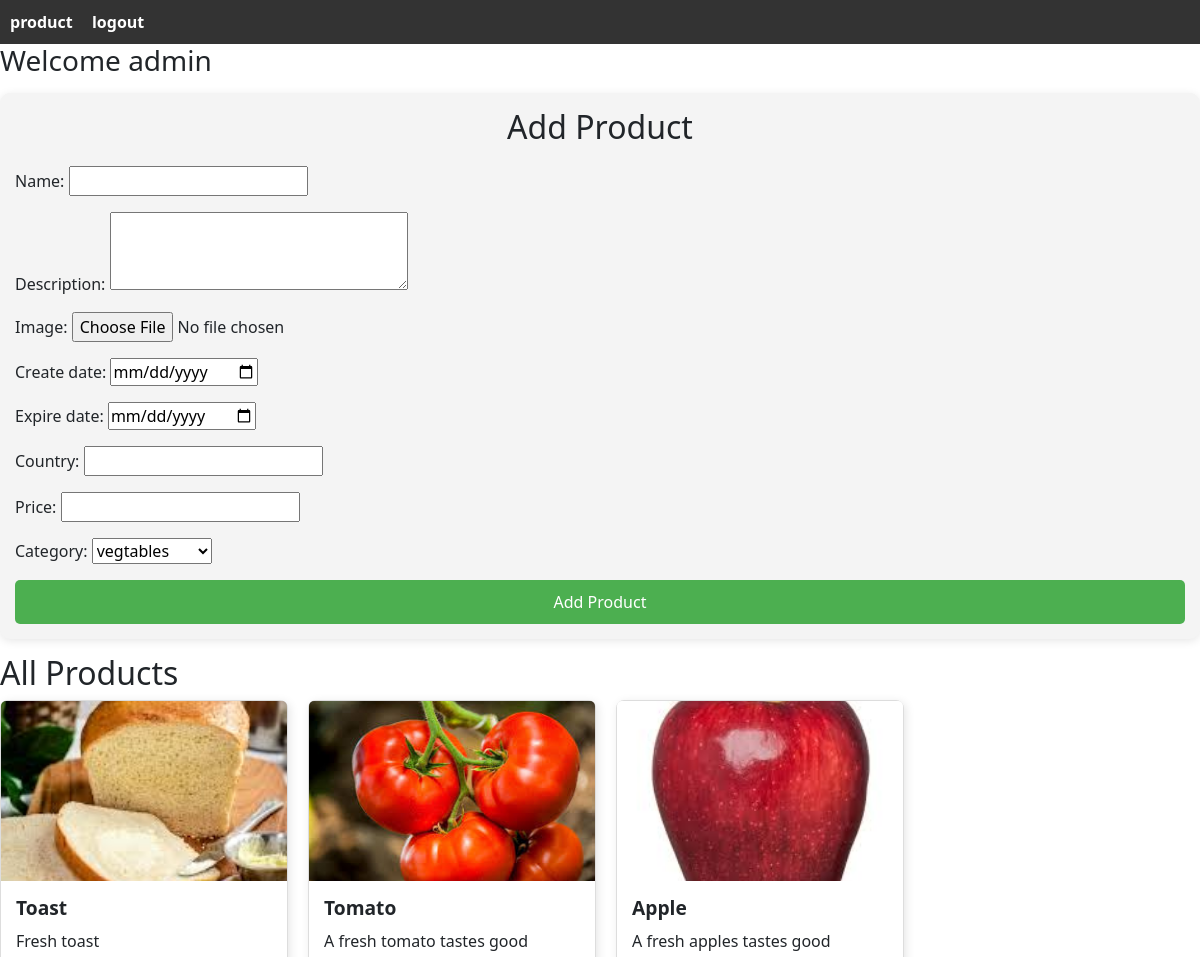
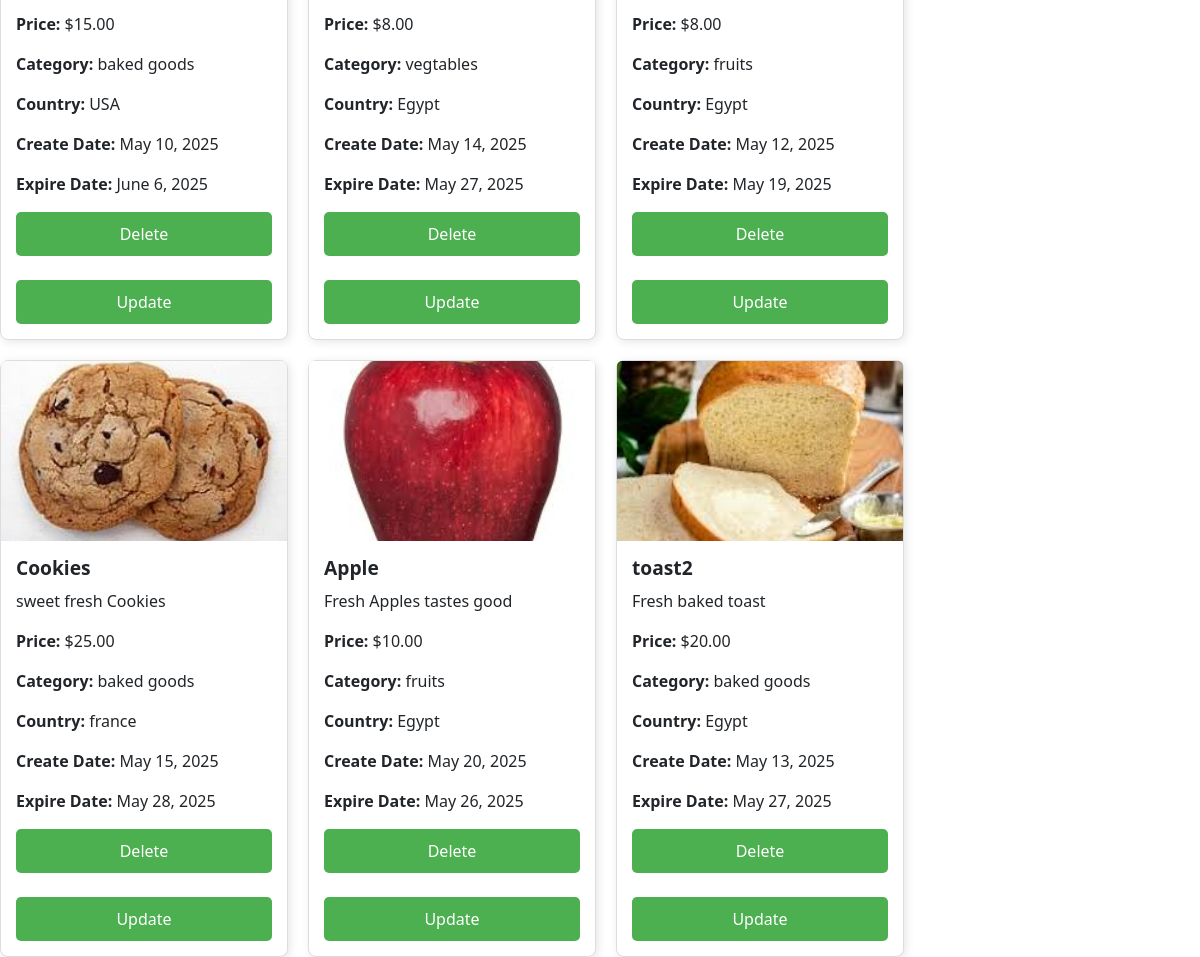
/product/ (signed in), run on the app's committed database (2 pictures, top to bottom).
### product/models.py (models this page shows, shortened)
class Product(models.Model):
    id=models.AutoField(primary_key=True)
    name=models.CharField(max_length=30)
    description=models.CharField(max_length=70,null=True)
    image=models.FileField(upload_to='productImages/',null=False, blank=False)
    create_date=models.DateField()
    expire_date=models.DateField()
    country= models.CharField(max_length=50)
    price= models.DecimalField(max_digits=6, decimal_places=2)
    category=models.ForeignKey(Category, on_delete=models.CASCADE, null=True)

class Category(models.Model):
    category=models.CharField(max_length=50,choices=cat_product)
    def __str__(self):
        return self.category

### product/views.py (the view, shortened to what this page needs)
# urls.py: path('product/', Product.as_view(), name='product'),
class Product(View):
    def get(self,request):
        if request.session.get('username'):
          context = {}
          form = ProductForm()
          category_form = CategoryForm()
          allproducts=ProductModel.objects.all()
          categories = Category.objects.all()
          context['product'] = allproducts
          context['categories'] = categories
          context['form'] = form
          context['category_form'] = category_form
          return render(request,'product.html',context=context)
        else:
          return redirect('login')

### product/forms.py
class ProductForm(forms.ModelForm):
    class Meta:
        model = Product
        fields = "__all__"
        exclude = ['category']
        widgets = {
            'description': forms.Textarea(attrs={'name':'body', 'rows':3, 'cols':30}),
            'create_date': forms.DateInput(attrs={'type': 'date'}),
            'expire_date': forms.DateInput(attrs={'type': 'date'}),
        }

class CategoryForm(forms.Form):
    category = forms.ChoiceField(choices=[ (category.pk,category.category) for category in Category.objects.all()])

### product/templates/product.html (shortened to what this page needs)
{% extends 'base.html' %}
{% load static %}
{% block form %}
<h3>Welcome {{request.session.username}}</h3>
 <div class="form-section">
<h2 class="try">Add Product</h2>
  <form method="POST" enctype="multipart/form-data">
    {{ form.as_p }}
    {{ category_form.as_p }}
  <button type="submit" class="btn btn-primary">Add Product</button>
</form>
</div>
{% endblock form %}
{% block cards %}
<h2>All Products</h2>
<div class="card-container">
{% for product in product %}
<div class="card" style="width:  18rem;">
  <img src="{{ product.image.url }}" class="card-img-top" alt="{{ product.name }}">
  <div class="card-body">
    <h5 class="card-title">{{ product.name }}</h5>
    <p class="card-text">{{ product.description }}</p>
    <p class="card-text"><strong>Price:</strong> ${{ product.price }}</p>
    <p class="card-text"><strong>Category:</strong> {{ product.category }}</p>
    <p class="card-text"><strong>Country:</strong> {{ product.country }}</p>
    <p class="card-text"><strong>Create Date:</strong> {{ product.create_date }}</p>
    <p class="card-text"><strong>Expire Date:</strong> {{ product.expire_date }}</p>
    <a href="{% url 'delete_product' product.id %}" class="btn btn-danger  me-2">Delete</a>
    <br><br>
    <a href="{% url 'update_product' product.id %}" class="btn btn-primary  ">Update</a>
  </div>
</div>
{% endfor %}
</div>
{% endblock cards %}

### templates/base.html (shortened to what this page needs)
{% load static %}
<!DOCTYPE html>
<html lang="en">
<head>
    <link href="{% static 'css/bootstrap.min.css' %}" rel="stylesheet" />
    <link href="{% static 'css/base_style.css' %}" rel="stylesheet" />
    <link href="{% static 'css/product.css' %}" rel="stylesheet" />
</head>
<body>
    {% block navbar %}
    <nav>
        <a href="{% url 'product' %}">product</a>
        <a href="{% url 'login' %}">logout</a>
    </nav>
    {% endblock navbar %}
    {% block form %}
    {% endblock form %}
    {% block cards %}
    {% endblock cards %}
</body>
</html>

### static/css/base_style.css (style rules this page uses)
nav { background-color: #333; padding: 10px; }
nav a { color: white; margin-right: 15px; text-decoration: none; font-weight: bold; }

### static/css/product.css (style rules this page uses)
.form-section { max-width: auto; margin: 15px auto; padding: 15px; background: #f4f4f4; border-radius: 10px; box-shadow: 0 2px 10px rgba(0,0,0,0.1); }
.form-section h2 { text-align: center; margin-bottom: 20px; }
.btn { background-color: #4CAF50; color: white; padding: 10px 18px; border: none; border-radius: 5px; cursor: pointer; width: 100%; }
.card img { width: 100%; height: 180px; object-fit: cover; }
.card-body { padding: 15px; }
.card-title { margin-bottom: 10px; font-size: 1.2rem; font-weight: bold; }
.card-container { display: flex; flex-wrap: wrap; gap: 20px; justify-content: flex-start; }
.card { border: 1px solid #ddd; border-radius: 8px; width: 18rem; box-shadow: 2px 2px 10px rgba(0,0,0,0.1); }

### data on the page
Product: image (picture), name "Toast", description "Fresh toast", price "15.00", category "baked goods", country "USA", create_date "May 10, 2025", expire_date "June 6, 2025"
Product: image (picture), name "Tomato", description "A fresh tomato tastes good", price "8.00", category "vegtables", country "Egypt", create_date "May 14, 2025", expire_date "May 27, 2025"
Product: image (picture), name "Apple", description "A fresh apples tastes good", price "8.00", category "fruits", country "Egypt", create_date "May 12, 2025", expire_date "May 19, 2025"
Product: image (picture), name "Cookies", description "sweet fresh Cookies", price "25.00", category "baked goods", country "france", create_date "May 15, 2025", expire_date "May 28, 2025"
Product: image (picture), name "Apple", description "Fresh Apples tastes good", price "10.00", category "fruits", country "Egypt", create_date "May 20, 2025", expire_date "May 26, 2025"
Product: image (picture), name "toast2", description "Fresh baked toast", price "20.00", category "baked goods", country "Egypt", create_date "May 13, 2025", expire_date "May 27, 2025"

### other printed values
{{ request.session.username }} "admin"
